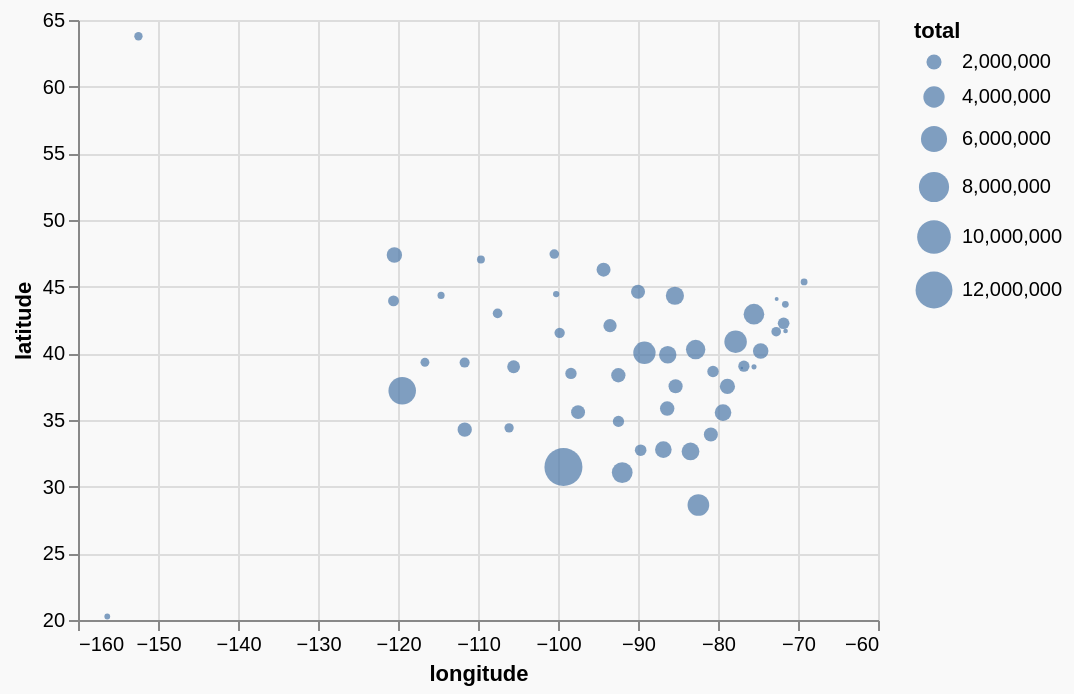

Express this chart as Vega-Lite.
### Vega specification from a JSON file in a GitHub repository (floating-point values rounded to 4 significant figures)
{"$schema": "https://vega.github.io/schema/vega/v5.json", "background": "#f9f9f9", "padding": 5, "width": 400, "height": 300, "style": "cell", "data": [{"name": "data-42928075b6a95c590274554971cbda4a", "values": [{"State": "AK", "year": 2015, "Coal": 19511, "Natural Gas": 333936, "Petroleum": 234720, "Nuclear": 0, "Renewable": 23828, "State Name": "Alaska", "Region": "West", "longitude": -152.4, "latitude": 63.78, "total": 611995}, {"State": "AL", "year": 2015, "Coal": 494311, "Natural Gas": 701582, "Petroleum": 509123, "Nuclear": 438728, "Renewable": 284415, "State Name": "Alabama", "Region": "South", "longitude": -86.83, "latitude": 32.78, "total": 2428159}, {"State": "AR", "year": 2015, "Coal": 226889, "Natural Gas": 296826, "Petroleum": 312672, "Nuclear": 144716, "Renewable": 129282, "State Name": "Arkansas", "Region": "South", "longitude": -92.44, "latitude": 34.89, "total": 1110385}, {"State": "AZ", "year": 2015, "Coal": 385822, "Natural Gas": 365313, "Petroleum": 555561, "Nuclear": 340153, "Renewable": 149042, "State Name": "Arizona", "Region": "West", "longitude": -111.7, "latitude": 34.28, "total": 1795891}, {"State": "CA", "year": 2015, "Coal": 30967, "Natural Gas": 2384061, "Petroleum": 3212105, "Nuclear": 193529, "Renewable": 862888, "State Name": "California", "Region": "West", "longitude": -119.5, "latitude": 37.19, "total": 6683550}, {"State": "CO", "year": 2015, "Coal": 340107, "Natural Gas": 490642, "Petroleum": 485863, "Nuclear": 0, "Renewable": 133588, "State Name": "Colorado", "Region": "West", "longitude": -105.5, "latitude": 39.0, "total": 1450200}, {"State": "CT", "year": 2015, "Coal": 6536, "Natural Gas": 260925, "Petroleum": 314379, "Nuclear": 182083, "Renewable": 46767, "State Name": "Connecticut", "Region": "Northeast", "longitude": -72.73, "latitude": 41.62, "total": 810690}, {"State": "DC", "year": 2015, "Coal": 44, "Natural Gas": 33654, "Petroleum": 20423, "Nuclear": 0, "Renewable": 1831, "State Name": "District of Columbia", "Region": "South", "longitude": -77.02, "latitude": 38.9, "total": 55952}, {"State": "DE", "year": 2015, "Coal": 7149, "Natural Gas": 107819, "Petroleum": 106223, "Nuclear": 0, "Renewable": 7745, "State Name": "Delaware", "Region": "South", "longitude": -75.5, "latitude": 38.98, "total": 228936}, {"State": "FL", "year": 2015, "Coal": 466530, "Natural Gas": 1378089, "Petroleum": 1705201, "Nuclear": 294099, "Renewable": 293759, "State Name": "Florida", "Region": "South", "longitude": -82.45, "latitude": 28.62, "total": 4137678}, {"State": "GA", "year": 2015, "Coal": 394665, "Natural Gas": 712580, "Petroleum": 1008952, "Nuclear": 353883, "Renewable": 300816, "State Name": "Georgia", "Region": "South", "longitude": -83.44, "latitude": 32.64, "total": 2770896}, {"State": "HI", "year": 2015, "Coal": 15632, "Natural Gas": 196, "Petroleum": 251136, "Nuclear": 0, "Renewable": 29428, "State Name": "Hawaii", "Region": "West", "longitude": -156.3, "latitude": 20.26, "total": 296392}, {"State": "IA", "year": 2015, "Coal": 348293, "Natural Gas": 302936, "Petroleum": 413877, "Nuclear": 54836, "Renewable": 426053, "State Name": "Iowa", "Region": "Midwest", "longitude": -93.5, "latitude": 42.07, "total": 1545995}, {"State": "ID", "year": 2015, "Coal": 4249, "Natural Gas": 107871, "Petroleum": 173518, "Nuclear": 0, "Renewable": 154472, "State Name": "Idaho", "Region": "West", "longitude": -114.6, "latitude": 44.35, "total": 440110}, {"State": "IL", "year": 2015, "Coal": 850430, "Natural Gas": 1011357, "Petroleum": 1245970, "Nuclear": 1017377, "Renewable": 269098, "State Name": "Illinois", "Region": "Midwest", "longitude": -89.2, "latitude": 40.04, "total": 4394232}, {"State": "IN", "year": 2015, "Coal": 1007472, "Natural Gas": 735055, "Petroleum": 753457, "Nuclear": 0, "Renewable": 172315, "State Name": "Indiana", "Region": "Midwest", "longitude": -86.28, "latitude": 39.89, "total": 2668299}, {"State": "KS", "year": 2015, "Coal": 273416, "Natural Gas": 280421, "Petroleum": 338769, "Nuclear": 90254, "Renewable": 149447, "State Name": "Kansas", "Region": "Midwest", "longitude": -98.38, "latitude": 38.49, "total": 1132307}, {"State": "KY", "year": 2015, "Coal": 796484, "Natural Gas": 276867, "Petroleum": 595609, "Nuclear": 0, "Renewable": 89392, "State Name": "Kentucky", "Region": "South", "longitude": -85.3, "latitude": 37.53, "total": 1758352}, {"State": "LA", "year": 2015, "Coal": 174221, "Natural Gas": 1594207, "Petroleum": 1711747, "Nuclear": 160015, "Renewable": 158293, "State Name": "Louisiana", "Region": "South", "longitude": -91.97, "latitude": 31.06, "total": 3798483}, {"State": "MA", "year": 2015, "Coal": 24177, "Natural Gas": 457124, "Petroleum": 581068, "Nuclear": 52236, "Renewable": 88991, "State Name": "Massachusetts", "Region": "Northeast", "longitude": -71.8, "latitude": 42.26, "total": 1203596}, {"State": "MD", "year": 2015, "Coal": 165994, "Natural Gas": 225969, "Petroleum": 497313, "Nuclear": 153140, "Renewable": 73197, "State Name": "Maryland", "Region": "South", "longitude": -76.76, "latitude": 39.04, "total": 1115613}, {"State": "ME", "year": 2015, "Coal": 2588, "Natural Gas": 54203, "Petroleum": 193289, "Nuclear": 0, "Renewable": 168598, "State Name": "Maine", "Region": "Northeast", "longitude": -69.24, "latitude": 45.36, "total": 418678}, {"State": "MI", "year": 2015, "Coal": 617280, "Natural Gas": 871834, "Petroleum": 870030, "Nuclear": 306773, "Renewable": 239258, "State Name": "Michigan", "Region": "Midwest", "longitude": -85.39, "latitude": 44.32, "total": 2905175}, {"State": "MN", "year": 2015, "Coal": 271570, "Natural Gas": 448557, "Petroleum": 592681, "Nuclear": 125900, "Renewable": 277535, "State Name": "Minnesota", "Region": "Midwest", "longitude": -94.31, "latitude": 46.28, "total": 1716243}, {"State": "MO", "year": 2015, "Coal": 696401, "Natural Gas": 270885, "Petroleum": 623982, "Nuclear": 109182, "Renewable": 95352, "State Name": "Missouri", "Region": "Midwest", "longitude": -92.46, "latitude": 38.36, "total": 1795802}, {"State": "MS", "year": 2015, "Coal": 71626, "Natural Gas": 536996, "Petroleum": 374453, "Nuclear": 122511, "Renewable": 74194, "State Name": "Mississippi", "Region": "South", "longitude": -89.67, "latitude": 32.74, "total": 1179780}, {"State": "MT", "year": 2015, "Coal": 178421, "Natural Gas": 77443, "Petroleum": 166486, "Nuclear": 0, "Renewable": 129472, "State Name": "Montana", "Region": "West", "longitude": -109.6, "latitude": 47.04, "total": 551822}, {"State": "NC", "year": 2015, "Coal": 405525, "Natural Gas": 516026, "Petroleum": 855229, "Nuclear": 440248, "Renewable": 206876, "State Name": "North Carolina", "Region": "South", "longitude": -79.37, "latitude": 35.55, "total": 2423904}, {"State": "ND", "year": 2015, "Coal": 408091, "Natural Gas": 100852, "Petroleum": 190821, "Nuclear": 0, "Renewable": 109435, "State Name": "North Dakota", "Region": "Midwest", "longitude": -100.5, "latitude": 47.45, "total": 809199}, {"State": "NE", "year": 2015, "Coal": 266319, "Natural Gas": 170346, "Petroleum": 231933, "Nuclear": 107976, "Renewable": 162645, "State Name": "Nebraska", "Region": "Midwest", "longitude": -99.8, "latitude": 41.54, "total": 939219}, {"State": "NH", "year": 2015, "Coal": 10989, "Natural Gas": 70742, "Petroleum": 152127, "Nuclear": 99186, "Renewable": 67612, "State Name": "New Hampshire", "Region": "Northeast", "longitude": -71.58, "latitude": 43.68, "total": 400656}, {"State": "NJ", "year": 2015, "Coal": 22925, "Natural Gas": 778866, "Petroleum": 882576, "Nuclear": 347851, "Renewable": 81596, "State Name": "New Jersey", "Region": "Northeast", "longitude": -74.66, "latitude": 40.18, "total": 2113814}, {"State": "NM", "year": 2015, "Coal": 215703, "Natural Gas": 260038, "Petroleum": 235852, "Nuclear": 0, "Renewable": 48923, "State Name": "New Mexico", "Region": "West", "longitude": -106.1, "latitude": 34.41, "total": 760516}, {"State": "NV", "year": 2015, "Coal": 36635, "Natural Gas": 312602, "Petroleum": 261261, "Nuclear": 0, "Renewable": 85250, "State Name": "Nevada", "Region": "West", "longitude": -116.6, "latitude": 39.33, "total": 695748}, {"State": "NY", "year": 2015, "Coal": 41241, "Natural Gas": 1396693, "Petroleum": 1404701, "Nuclear": 466457, "Renewable": 448402, "State Name": "New York", "Region": "Northeast", "longitude": -75.51, "latitude": 42.94, "total": 3757494}, {"State": "OH", "year": 2015, "Coal": 865714, "Natural Gas": 1031716, "Petroleum": 1084513, "Nuclear": 181726, "Renewable": 156941, "State Name": "Ohio", "Region": "Midwest", "longitude": -82.79, "latitude": 40.29, "total": 3320610}, {"State": "OK", "year": 2015, "Coal": 280748, "Natural Gas": 711393, "Petroleum": 512064, "Nuclear": 0, "Renewable": 203142, "State Name": "Oklahoma", "Region": "South", "longitude": -97.49, "latitude": 35.59, "total": 1707347}, {"State": "OR", "year": 2015, "Coal": 26515, "Natural Gas": 245897, "Petroleum": 322631, "Nuclear": 0, "Renewable": 451693, "State Name": "Oregon", "Region": "West", "longitude": -120.6, "latitude": 43.93, "total": 1046736}, {"State": "PA", "year": 2015, "Coal": 878829, "Natural Gas": 1313350, "Petroleum": 1193549, "Nuclear": 842044, "Renewable": 235371, "State Name": "Pennsylvania", "Region": "Northeast", "longitude": -77.8, "latitude": 40.88, "total": 4463143}, {"State": "RI", "year": 2015, "Coal": 0, "Natural Gas": 96514, "Petroleum": 86065, "Nuclear": 0, "Renewable": 8469, "State Name": "Rhode Island", "Region": "Northeast", "longitude": -71.55, "latitude": 41.68, "total": 191048}, {"State": "SC", "year": 2015, "Coal": 241217, "Natural Gas": 284013, "Petroleum": 506268, "Nuclear": 555909, "Renewable": 151243, "State Name": "South Carolina", "Region": "South", "longitude": -80.89, "latitude": 33.91, "total": 1738650}, {"State": "SD", "year": 2015, "Coal": 19616, "Natural Gas": 83370, "Petroleum": 113332, "Nuclear": 0, "Renewable": 136976, "State Name": "South Dakota", "Region": "Midwest", "longitude": -100.2, "latitude": 44.44, "total": 353294}, {"State": "TN", "year": 2015, "Coal": 370650, "Natural Gas": 322468, "Petroleum": 694084, "Nuclear": 261037, "Renewable": 196756, "State Name": "Tennessee", "Region": "South", "longitude": -86.35, "latitude": 35.86, "total": 1844995}, {"State": "TX", "year": 2015, "Coal": 1340422, "Natural Gas": 4263856, "Petroleum": 6033759, "Nuclear": 411571, "Renewable": 672724, "State Name": "Texas", "Region": "South", "longitude": -99.32, "latitude": 31.48, "total": 12722332}, {"State": "UT", "year": 2015, "Coal": 330043, "Natural Gas": 242848, "Petroleum": 278993, "Nuclear": 0, "Renewable": 33788, "State Name": "Utah", "Region": "West", "longitude": -111.7, "latitude": 39.31, "total": 885672}, {"State": "VA", "year": 2015, "Coal": 232427, "Natural Gas": 526314, "Petroleum": 815138, "Nuclear": 293455, "Renewable": 169017, "State Name": "Virginia", "Region": "South", "longitude": -78.82, "latitude": 37.52, "total": 2036351}, {"State": "VT", "year": 2015, "Coal": 0, "Natural Gas": 12245, "Petroleum": 81615, "Nuclear": 0, "Renewable": 41538, "State Name": "Vermont", "Region": "Northeast", "longitude": -72.67, "latitude": 44.07, "total": 135398}, {"State": "WA", "year": 2015, "Coal": 58273, "Natural Gas": 327738, "Petroleum": 732260, "Nuclear": 85347, "Renewable": 892136, "State Name": "Washington", "Region": "West", "longitude": -120.5, "latitude": 47.38, "total": 2095754}, {"State": "WI", "year": 2015, "Coal": 408189, "Natural Gas": 476969, "Petroleum": 535066, "Nuclear": 104666, "Renewable": 199955, "State Name": "Wisconsin", "Region": "Midwest", "longitude": -90.0, "latitude": 44.62, "total": 1724845}, {"State": "WV", "year": 2015, "Coal": 730949, "Natural Gas": 191059, "Petroleum": 189908, "Nuclear": 0, "Renewable": 45008, "State Name": "West Virginia", "Region": "South", "longitude": -80.62, "latitude": 38.64, "total": 1156924}, {"State": "WY", "year": 2015, "Coal": 487177, "Natural Gas": 126421, "Petroleum": 159935, "Nuclear": 0, "Renewable": 52386, "State Name": "Wyoming", "Region": "West", "longitude": -107.6, "latitude": 42.99, "total": 825919}]}, {"name": "data_0", "source": "data-42928075b6a95c590274554971cbda4a", "transform": [{"type": "filter", "expr": "isValid(datum[\"total\"]) && isFinite(+datum[\"total\"]) && isValid(datum[\"longitude\"]) && isFinite(+datum[\"longitude\"]) && isValid(datum[\"latitude\"]) && isFinite(+datum[\"latitude\"])"}]}], "marks": [{"name": "marks", "type": "symbol", "style": ["circle"], "from": {"data": "data_0"}, "encode": {"update": {"opacity": {"value": 0.7}, "fill": {"value": "#4c78a8"}, "ariaRoleDescription": {"value": "circle"}, "description": {"signal": "\"total: \" + (format(datum[\"total\"], \"\")) + \"; longitude: \" + (format(datum[\"longitude\"], \"\")) + \"; latitude: \" + (format(datum[\"latitude\"], \"\"))"}, "x": [{"test": "!isValid(datum[\"longitude\"]) || !isFinite(+datum[\"longitude\"])", "value": 0}, {"scale": "x", "field": "longitude"}], "y": [{"test": "!isValid(datum[\"latitude\"]) || !isFinite(+datum[\"latitude\"])", "field": {"group": "height"}}, {"scale": "y", "field": "latitude"}], "size": {"scale": "size", "field": "total"}, "shape": {"value": "circle"}}}}], "scales": [{"name": "x", "type": "linear", "domain": {"data": "data_0", "field": "longitude"}, "range": [0, {"signal": "width"}], "zero": false, "nice": true}, {"name": "y", "type": "linear", "domain": {"data": "data_0", "field": "latitude"}, "range": [{"signal": "height"}, 0], "zero": false, "nice": true}, {"name": "size", "type": "linear", "domain": {"data": "data_0", "field": "total"}, "range": [0, 361], "zero": true}], "axes": [{"scale": "x", "orient": "bottom", "gridScale": "y", "grid": true, "tickCount": {"signal": "ceil(width/40)"}, "domain": false, "labels": false, "aria": false, "maxExtent": 0, "minExtent": 0, "ticks": false, "zindex": 0}, {"scale": "y", "orient": "left", "gridScale": "x", "grid": true, "tickCount": {"signal": "ceil(height/40)"}, "domain": false, "labels": false, "aria": false, "maxExtent": 0, "minExtent": 0, "ticks": false, "zindex": 0}, {"scale": "x", "orient": "bottom", "grid": false, "title": "longitude", "labelFlush": true, "labelOverlap": true, "tickCount": {"signal": "ceil(width/40)"}, "zindex": 0}, {"scale": "y", "orient": "left", "grid": false, "title": "latitude", "labelOverlap": true, "tickCount": {"signal": "ceil(height/40)"}, "zindex": 0}], "legends": [{"size": "size", "symbolType": "circle", "title": "total", "encode": {"symbols": {"update": {"fill": {"value": "#4c78a8"}, "opacity": {"value": 0.7}, "stroke": {"value": "transparent"}}}}}]}
